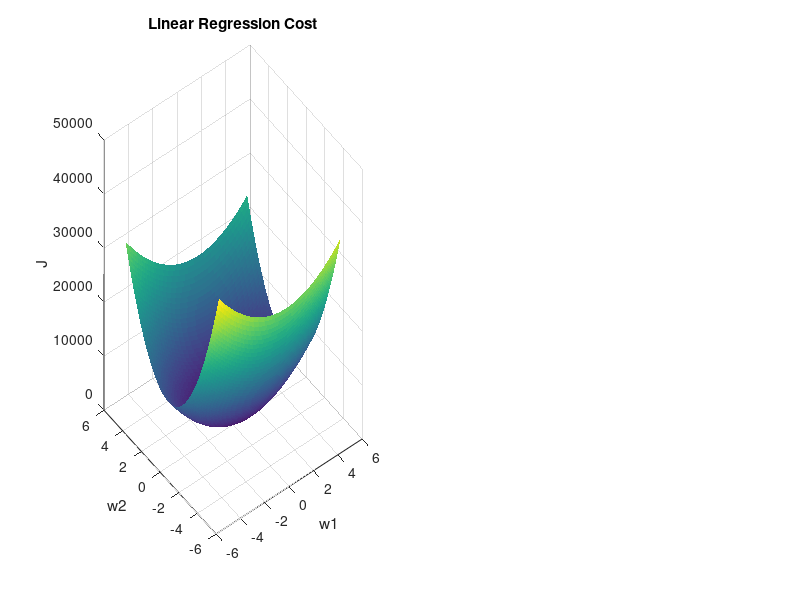

Reproduce this figure in MATLAB. (Note: this script raises an error after producing the figure.)
clear all;
close all;
clc;

x = 2 * rand([1 1000]) - 1;
X = [x' ones(1000,1)];
Y = ones(1000,1);
for i = 1:1000
    if(x(i) < 0)
        Y(i) = 0;
    end
end

[W1,W2] = meshgrid(-5:0.1:5);
J = zeros(size(W1));

% Linear Regression
for i = 1 : size(W1,1)
    for j = 1 : size(W1,2)
        W = [W1(i,j) W2(i,j)]';
        J(i,j) = (Y - X*W)' * (Y - X*W);
    end
end
figure
subplot(1,2,1);
surf(W1,W2,J,'EdgeColor','None');
title('Linear Regression Cost');
xlabel('w1');
ylabel('w2');
zlabel('J');

% Logistic Regression (not really)
for i = 1 : size(W1,1)
    for j = 1 : size(W1,2)
        W = [W1(i,j) W2(i,j)]';
        G = calcG(X,W);
        J(i,j) = (Y - G)' * (Y - G);
    end
end

subplot(1,2,2);
surf(W1,W2,J,'EdgeColor','None');
title('(y - g(w^Tx))^2 Cost');
xlabel('w1');
ylabel('w2');
zlabel('J');

function [G] = calcG(X,W)
    G = ones(size(X,1),1);
    for i = 1:numel(G)
        G(i) = 1/(1 + exp(-1 * W' * X(i,:)'));
    end
end